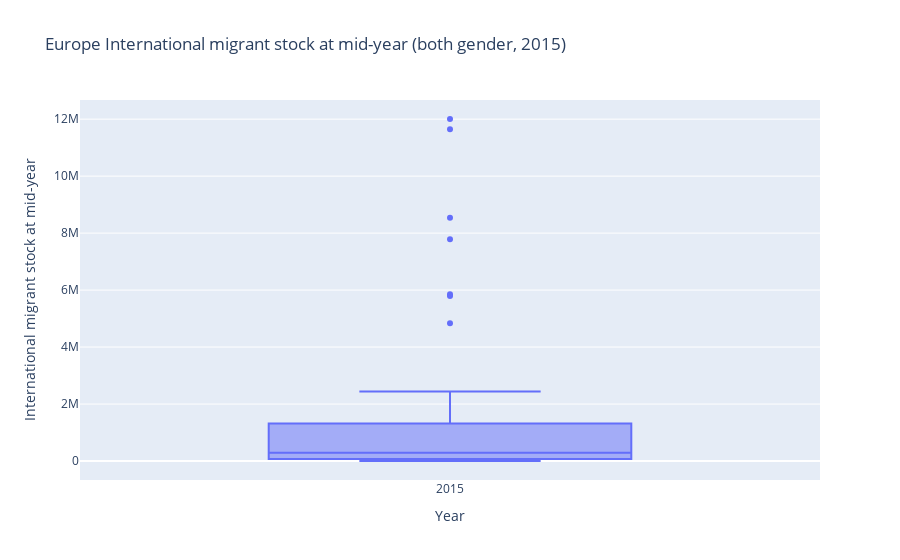

Notebook source saved alongside this figure:
### Code cell
plt1 = plotTable[plotTable["Year"] == 2015]
plt1 = plt1[plt1["Gender"] == "both"]
plt2 = plt1.loc["Europe" : "Latin America and the Caribbean"].drop(labels=["Europe","Eastern Europe","Northern Europe","Southern Europe","Western Europe","Latin America and the Caribbean"])
fig = px.box(plt2, x="Year", y="International migrant stock at mid-year",title="Europe International migrant stock at mid-year (both gender, 2015)")
fig.show()

### Figure 1 — Plotly figure (JSON) as saved in the notebook; plotly's stock layout.template omitted (floating-point values rounded to 4 significant figures)
{"data": [{"alignmentgroup": "True", "hovertemplate": "Year=%{x}<br>International migrant stock at mid-year=%{y}<extra></extra>", "legendgroup": "", "marker": {"color": "#636efa"}, "name": "", "notched": false, "offsetgroup": "", "orientation": "v", "showlegend": false, "type": "box", "x": [2015, 2015, 2015, 2015, 2015, 2015, 2015, 2015, 2015, 2015, 2015, 2015, 2015, 2015, 2015, 2015, 2015, 2015, 2015, 2015, 2015, 2015, 2015, 2015, 2015, 2015, 2015, 2015, 2015, 2015, 2015, 2015, 2015, 2015, 2015, 2015, 2015, 2015, 2015, 2015, 2015, 2015, 2015, 2015, 2015, 2015, 2015, 2015], "x0": " ", "xaxis": "x", "y": [1082905, 102113, 405093, 449632, 619403, 142904, 226943, 11643276, 177190, 4834898, 82307, 572520, 202348, 5517, 315881, 37522, 746260, 45221, 263126, 136036, 741813, 1639771, 8543120, 57616, 42082, 34803, 576883, 11065, 1242514, 800, 5788875, 41442, 82541, 837257, 4717, 807441, 235966, 5852953, 130730, 1492374, 1387940, 7784418, 12005690, 23493, 249325, 21042, 1979486, 2438702], "y0": " ", "yaxis": "y"}], "layout": {"boxmode": "group", "legend": {"tracegroupgap": 0}, "title": {"text": "Europe International migrant stock at mid-year (both gender, 2015)"}, "xaxis": {"anchor": "y", "domain": [0, 1], "title": {"text": "Year"}}, "yaxis": {"anchor": "x", "domain": [0, 1], "title": {"text": "International migrant stock at mid-year"}}}}
